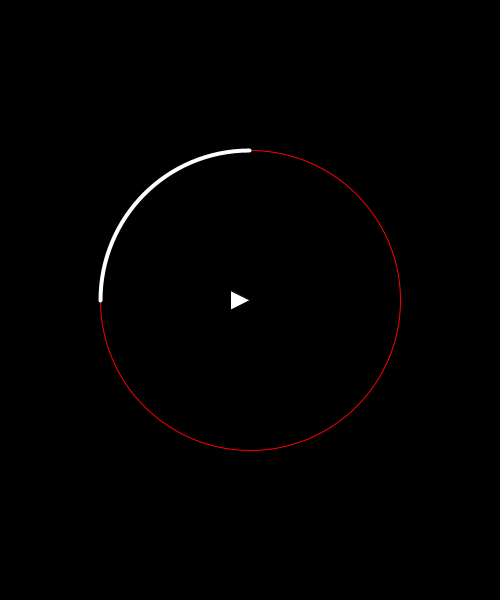
Frame 1 (no input)
Frame 60 (the mouse pressed at the canvas centre just before this capture): identical to frame 1, image omitted
Frame 120 (the mouse held since frame 60 and released just before this capture): identical to frame 1, image omitted

The Processing sketch that drew this single still picture (run headless with seeded random() and noise(); from frame 60 on, the mouse is pressed at the canvas centre):

// Processing sketch: day2_06_drawingFns
// ── day2_06_drawingFns.pde
void setup() {
  size( 500, 600 );
  background(0);
  
  // triangle(x1, y1, x2, y2, x3, y3);
  float x = width/2;
  float y = height/2;
  triangle(x, y, x-20, y-10, x-20, y+10);
  
  // arc - try to draw guidelines!
  // arc(x, y, w, h, fromAngle1, untilAngle2);
  noFill();
  stroke(255,0,0);
  ellipse( width/2, height/2, 300, 300 );  
  
  strokeWeight(4);
  stroke(255);
  //arc( width/2, height/2, 300, 300, -PI*0.2, PI*0.2);
  arc( width/2, height/2, 300, 300, radians(180), radians(270));
  // radians! instead of degrees
  // radians: PI, TWO_PI, PI/2, ..
  // degrees: 90, 360, 180
  
  // ***
  // degrees( a radian value ); // rad to deg!
  // radians( a degree value ); // deg to rad!
}

void draw() {
  //
}
